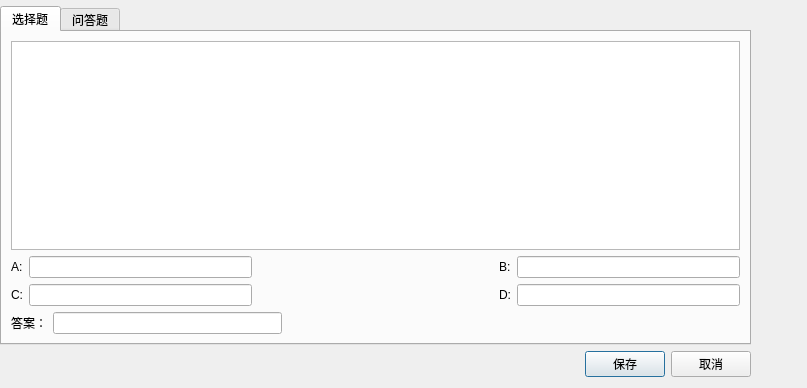
<?xml version="1.0" encoding="UTF-8"?>
<ui version="4.0">
 <class>AddQuestion</class>
 <widget class="QDialog" name="AddQuestion">
  <property name="geometry">
   <rect>
    <x>0</x>
    <y>0</y>
    <width>807</width>
    <height>388</height>
   </rect>
  </property>
  <property name="windowTitle">
   <string>Dialog</string>
  </property>
  <widget class="QWidget" name="layoutWidget">
   <property name="geometry">
    <rect>
     <x>0</x>
     <y>6</y>
     <width>751</width>
     <height>371</height>
    </rect>
   </property>
   <layout class="QVBoxLayout" name="verticalLayout_2">
    <item>
     <widget class="QTabWidget" name="tabWidget">
      <property name="currentIndex">
       <number>0</number>
      </property>
      <widget class="QWidget" name="tab">
       <attribute name="title">
        <string>选择题</string>
       </attribute>
       <layout class="QVBoxLayout" name="verticalLayout">
        <item>
         <widget class="QTextEdit" name="textEdit_ChoiceQuestion"/>
        </item>
        <item>
         <layout class="QHBoxLayout" name="horizontalLayout_7">
          <item>
           <layout class="QHBoxLayout" name="horizontalLayout_3">
            <item>
             <widget class="QLabel" name="label">
              <property name="text">
               <string>A:</string>
              </property>
             </widget>
            </item>
            <item>
             <widget class="QLineEdit" name="lineEdit_A">
              <property name="text">
               <string/>
              </property>
             </widget>
            </item>
           </layout>
          </item>
          <item>
           <spacer name="horizontalSpacer_4">
            <property name="orientation">
             <enum>Qt::Horizontal</enum>
            </property>
            <property name="sizeHint" stdset="0">
             <size>
              <width>40</width>
              <height>20</height>
             </size>
            </property>
           </spacer>
          </item>
          <item>
           <layout class="QHBoxLayout" name="horizontalLayout_4">
            <item>
             <widget class="QLabel" name="label_2">
              <property name="text">
               <string>B:</string>
              </property>
             </widget>
            </item>
            <item>
             <widget class="QLineEdit" name="lineEdit_B">
              <property name="text">
               <string/>
              </property>
             </widget>
            </item>
           </layout>
          </item>
         </layout>
        </item>
        <item>
         <layout class="QHBoxLayout" name="horizontalLayout_8">
          <item>
           <layout class="QHBoxLayout" name="horizontalLayout_5">
            <item>
             <widget class="QLabel" name="label_3">
              <property name="text">
               <string>C:</string>
              </property>
             </widget>
            </item>
            <item>
             <widget class="QLineEdit" name="lineEdit_C">
              <property name="text">
               <string/>
              </property>
             </widget>
            </item>
           </layout>
          </item>
          <item>
           <spacer name="horizontalSpacer_5">
            <property name="orientation">
             <enum>Qt::Horizontal</enum>
            </property>
            <property name="sizeHint" stdset="0">
             <size>
              <width>40</width>
              <height>20</height>
             </size>
            </property>
           </spacer>
          </item>
          <item>
           <layout class="QHBoxLayout" name="horizontalLayout_6">
            <item>
             <widget class="QLabel" name="label_4">
              <property name="text">
               <string>D:</string>
              </property>
             </widget>
            </item>
            <item>
             <widget class="QLineEdit" name="lineEdit_D">
              <property name="text">
               <string/>
              </property>
             </widget>
            </item>
           </layout>
          </item>
         </layout>
        </item>
        <item>
         <layout class="QHBoxLayout" name="horizontalLayout_2">
          <item>
           <widget class="QLabel" name="label_5">
            <property name="text">
             <string>答案：</string>
            </property>
           </widget>
          </item>
          <item>
           <widget class="QLineEdit" name="lineEdit_Answer"/>
          </item>
          <item>
           <spacer name="horizontalSpacer_2">
            <property name="orientation">
             <enum>Qt::Horizontal</enum>
            </property>
            <property name="sizeHint" stdset="0">
             <size>
              <width>40</width>
              <height>20</height>
             </size>
            </property>
           </spacer>
          </item>
          <item>
           <spacer name="horizontalSpacer_3">
            <property name="orientation">
             <enum>Qt::Horizontal</enum>
            </property>
            <property name="sizeHint" stdset="0">
             <size>
              <width>40</width>
              <height>20</height>
             </size>
            </property>
           </spacer>
          </item>
         </layout>
        </item>
       </layout>
      </widget>
      <widget class="QWidget" name="tab_2">
       <attribute name="title">
        <string>问答题</string>
       </attribute>
       <layout class="QVBoxLayout" name="verticalLayout_3">
        <item>
         <widget class="QTextEdit" name="textEdit_EssayQuestion"/>
        </item>
       </layout>
      </widget>
     </widget>
    </item>
    <item>
     <layout class="QHBoxLayout" name="horizontalLayout">
      <item>
       <spacer name="horizontalSpacer">
        <property name="orientation">
         <enum>Qt::Horizontal</enum>
        </property>
        <property name="sizeHint" stdset="0">
         <size>
          <width>40</width>
          <height>20</height>
         </size>
        </property>
       </spacer>
      </item>
      <item>
       <widget class="QPushButton" name="pushButton_Save">
        <property name="text">
         <string>保存</string>
        </property>
       </widget>
      </item>
      <item>
       <widget class="QPushButton" name="pushButton_Cancel">
        <property name="text">
         <string>取消</string>
        </property>
       </widget>
      </item>
     </layout>
    </item>
   </layout>
  </widget>
 </widget>
 <resources/>
 <connections/>
</ui>
